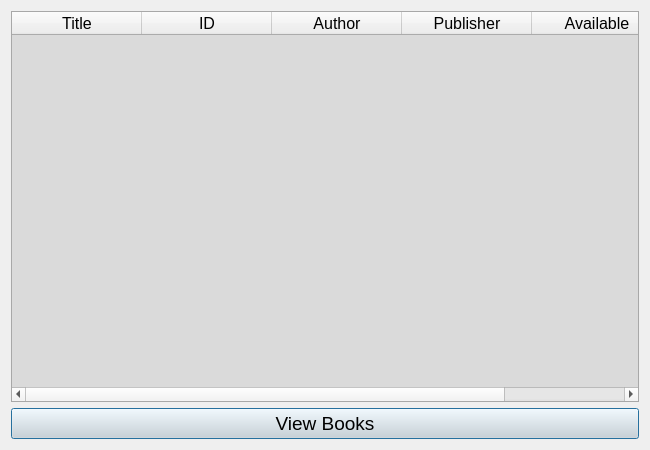
<?xml version="1.0" encoding="UTF-8"?>
<ui version="4.0">
 <class>Dialog</class>
 <widget class="QDialog" name="Dialog">
  <property name="geometry">
   <rect>
    <x>0</x>
    <y>0</y>
    <width>650</width>
    <height>450</height>
   </rect>
  </property>
  <property name="windowTitle">
   <string>View Books</string>
  </property>
  <layout class="QVBoxLayout" name="verticalLayout">
   <item>
    <widget class="QTableWidget" name="tableWidget">
     <property name="font">
      <font>
       <pointsize>12</pointsize>
      </font>
     </property>
     <property name="styleSheet">
      <string notr="true">QTableWidget {

background-color:rgb(218,218,218)

}</string>
     </property>
     <attribute name="horizontalHeaderDefaultSectionSize">
      <number>130</number>
     </attribute>
     <column>
      <property name="text">
       <string>Title</string>
      </property>
     </column>
     <column>
      <property name="text">
       <string>ID</string>
      </property>
     </column>
     <column>
      <property name="text">
       <string>Author</string>
      </property>
     </column>
     <column>
      <property name="text">
       <string>Publisher</string>
      </property>
     </column>
     <column>
      <property name="text">
       <string>Available</string>
      </property>
     </column>
    </widget>
   </item>
   <item>
    <widget class="QPushButton" name="pushButton">
     <property name="font">
      <font>
       <pointsize>14</pointsize>
      </font>
     </property>
     <property name="styleSheet">
      <string notr="true">QPushButton {

background-color:rgb(218,218,218);


}</string>
     </property>
     <property name="text">
      <string>View Books</string>
     </property>
    </widget>
   </item>
  </layout>
 </widget>
 <resources/>
 <connections/>
</ui>
